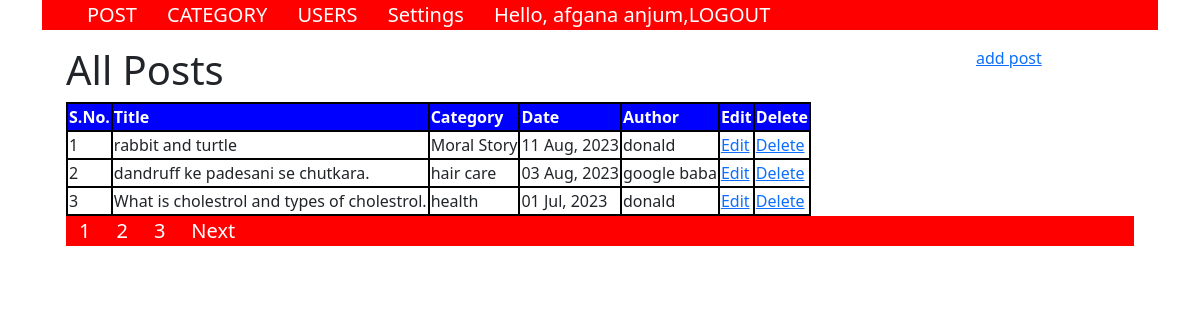
The page /admin/post.php (signed in) on the database its author committed.
### tables this page shows
CREATE TABLE `post` (
  `post_id` int(11) NOT NULL,
  `title` varchar(100) NOT NULL,
  `description` text NOT NULL,
  `category` varchar(100) NOT NULL,
  `post_date` varchar(50) NOT NULL,
  `author` int(11) NOT NULL,
  `post_img` varchar(100) NOT NULL
);

CREATE TABLE `category` (
  `category_id` int(11) NOT NULL,
  `category_name` varchar(100) NOT NULL,
  `post` int(11) NOT NULL
);

CREATE TABLE `users` (
  `user_id` int(10) NOT NULL,
  `first_name` varchar(30) NOT NULL,
  `last_name` varchar(30) NOT NULL,
  `username` varchar(30) NOT NULL,
  `password` varchar(40) NOT NULL,
  `role` int(11) NOT NULL
);

### admin/post.php (the view, shortened to what this page needs)
<?php include "header.php"; ?>
<div id="admin-content">
      <div class="container">
          <div class="row">
              <div class="col-md-10">
                  <h1 class="admin-heading">All Posts</h1>
              </div>
              <div class="col-md-2">
                  <a class="add-new" href="add-post.php">add post</a>
              </div>
              <div class="col-md-12">
              <?php
                  include "config.php";
                  $limit = 3;
                  if(isset($_GET['page'])){
                    $page = $_GET['page'];
                  }else{
                    $page = 1;
                  }
                  $offset = ($page - 1) * $limit;
                  if($_SESSION["user_role"] == '1'){
                    $sql = "SELECT post.post_id, post.title, post.description,post.post_date,
                    category.category_name,users.username,post.category FROM post
                    LEFT JOIN category ON post.category = category.category_id
                    LEFT JOIN users ON post.author = users.user_id
                    ORDER BY post.post_id DESC LIMIT {$offset},{$limit}";
                  }
                  $result = mysqli_query($conn, $sql) or die("Query Failed.");
                  if(mysqli_num_rows($result) > 0){
                ?>
                   <table class="content-table">
                      <thead>
                          <th>S.No.</th>
                          <th>Title</th>
                          <th>Category</th>
                          <th>Date</th>
                          <th>Author</th>
                          <th>Edit</th>
                          <th>Delete</th>
                      </thead>
                      <tbody>
                      <?php
                        $serial = $offset + 1;
                        while($row = mysqli_fetch_assoc($result)) {?>
                          <tr>
                              <td class='id'><?php echo $serial; ?></td>
                              <td><?php echo $row['title']; ?></td>
                              <td><?php echo $row['category_name']; ?></td>
                              <td><?php echo $row['post_date']; ?></td>
                              <td><?php echo $row['username']; ?></td>
                              <td class='edit'><a href='update-post.php?id=<?php echo $row['post_id']; ?>'>Edit<i class='fa fa-edit'></i></a></td>
                              <td class='delete'><a href='delete-post.php?id=<?php echo $row['post_id']; ?>&catid=<?php echo $row['category']; ?>'>Delete<i class='fa fa-trash-o'></i></a></td>
                            </tr>
                          <?php
                          $serial++;
                        } ?>
                      </tbody>
                  </table>
                  <?php
                }else {
                  echo "<h3>No Results Found.</h3>";
                }
                if($_SESSION["user_role"] == '1'){
                  $sql1 = "SELECT * FROM post";
                }elseif($_SESSION["user_role"] == '0'){
                  $sql1 = "SELECT * FROM post
                  WHERE author = {$_SESSION['user_id']}";
                }
                $result1 = mysqli_query($conn, $sql1) or die("Query Failed.");
                if(mysqli_num_rows($result1) > 0){
                  $total_records = mysqli_num_rows($result1);
                  $total_page = ceil($total_records / $limit);
                  echo '<ul class="pagination admin-pagination">';
                  for($i = 1; $i <= $total_page; $i++){
                    if($i == $page){
                      $active = "active";
                    }else{
                      $active = "";
                    }
                    echo '<li class="'.$active.'"><a href="post.php?page='.$i.'">'.$i.'</a></li>';
                  }
                  if($total_page > $page){
                    echo '<li><a href="post.php?page='.($page + 1).'">Next</a></li>';
                  }
                  echo '</ul>';
                }
                  ?>
               </div>
          </div>
      </div>
  </div>

### admin/header.php (style rules this page uses)
ul { list-style-type: none; background-color:red; }
li { display: inline-block; }
li a { text-decoration:none; padding:12px 13px; font-size:20px; color:#fff; font-weight:600px; }
.content-table th { background:blue; color:#fff; }
.content-table td ,th { border:solid 2px black; }

### rows shown on the page
post: title "rabbit and turtle", category.category_name "Moral Story", post_date "11 Aug, 2023", users.username "donald"
post: title "dandruff ke padesani se chutkara.", category.category_name "hair care", post_date "03 Aug, 2023", users.username "google baba"
post: title "What is cholestrol and types of cholestrol.", category.category_name "health", post_date "01 Jul, 2023", users.username "donald"

### other values the page prints
$_SESSION["username"] "afgana anjum"
